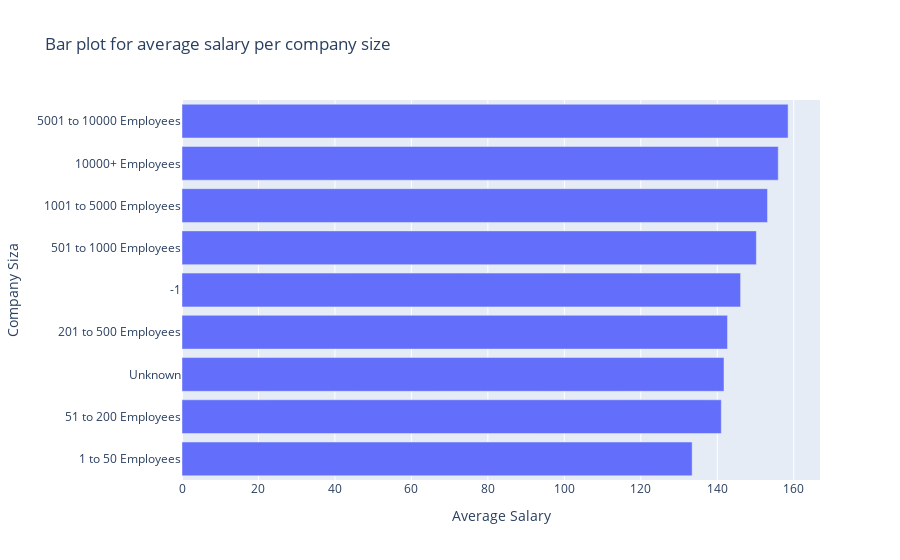

The cell this chart's notebook holds for it:
### Code cell
data = [go.Bar(
    y=grped.index,x=grped.values,orientation='h'
)]

layout = go.Layout(title="Bar plot for average salary per company size ",xaxis=dict(title="Average Salary"),
    yaxis=dict(title='Company Siza'))
    
fig = go.Figure(data=data, layout=layout)
fig.show()
fig.write_html(os.path.join(PLOTPATH, 'salary_company_size_Barplot.html'))

### Figure 1 — Plotly figure (JSON) as saved in the notebook; plotly's stock layout.template omitted (floating-point values rounded to 4 significant figures)
{"data": [{"orientation": "h", "type": "bar", "x": [133.4, 141.1, 141.8, 142.7, 146.1, 150.2, 153.1, 156.0, 158.5], "y": ["1 to 50 Employees", "51 to 200 Employees", "Unknown", "201 to 500 Employees", "-1", "501 to 1000 Employees", "1001 to 5000 Employees", "10000+ Employees", "5001 to 10000 Employees"]}], "layout": {"title": {"text": "Bar plot for average salary per company size "}, "xaxis": {"title": {"text": "Average Salary"}}, "yaxis": {"title": {"text": "Company Siza"}}}}
